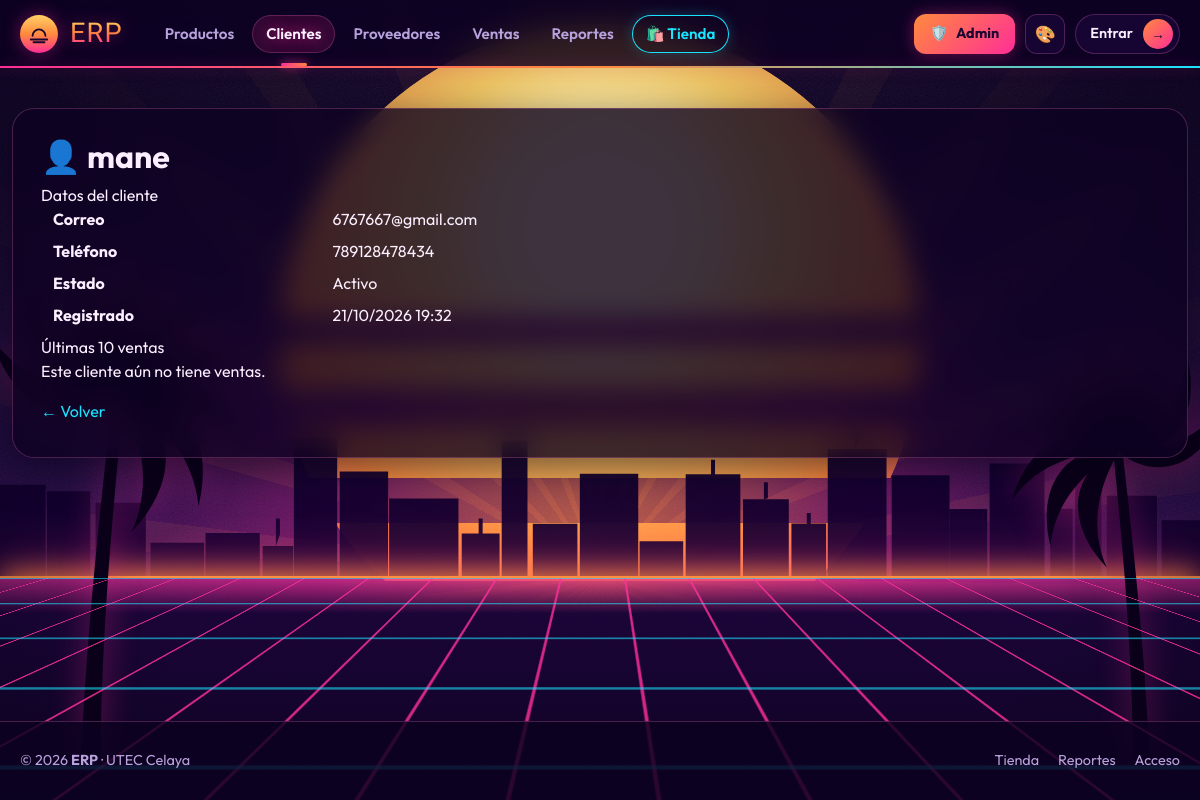
The app's page /clientes/3/, older data.
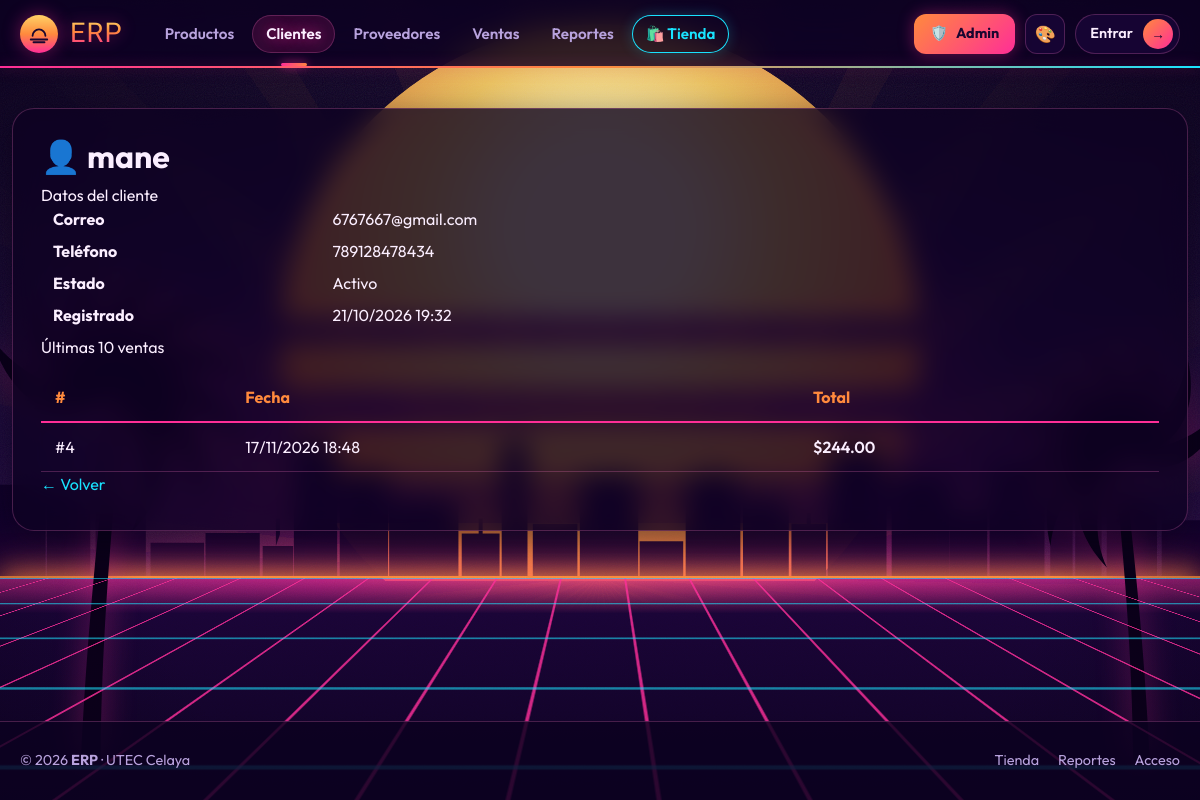
The same page, newer data.
### ventas/models.py (models this page shows, shortened)
class Venta(models.Model):
    cliente = models.ForeignKey(
        Cliente,
        on_delete=models.PROTECT,      # D-03: no borrar cliente con ventas
        related_name='ventas',
        verbose_name='Cliente'
    )
    fecha   = models.DateTimeField(
        auto_now_add=True, verbose_name='Fecha'
    )
    class Meta:
        verbose_name        = 'Venta'
        verbose_name_plural = 'Ventas'
        ordering            = ['-fecha']
    @property
    def total(self) -> Decimal:
        return sum(
            (d.subtotal for d in self.detalles.all()),
            Decimal('0.00')        # valor inicial para venta sin detalles
        )

class DetalleVenta(models.Model):
    venta           = models.ForeignKey(
        Venta,
        on_delete=models.CASCADE,      # borrar Venta → borrar sus líneas
        related_name='detalles',
        verbose_name='Venta'
    )
    producto        = models.ForeignKey(
        Producto,
        on_delete=models.PROTECT,      # D-05: no borrar producto con ventas
        related_name='detalles_venta',
        verbose_name='Producto'
    )
    cantidad        = models.PositiveIntegerField(
        verbose_name='Cantidad'
    )
    precio_unitario = models.DecimalField(
        max_digits=10,
        decimal_places=2,
        verbose_name='Precio unitario',
        help_text='Precio al momento de la venta (D-06).'
    )
    class Meta:
        verbose_name        = 'Detalle de venta'
        verbose_name_plural = 'Detalles de venta'
    @property
    def subtotal(self) -> Decimal:
        return self.precio_unitario * self.cantidad

### clientes/views.py (the view)
# urls.py: path('<int:cliente_id>/', views.ClienteDetailView.as_view(), name='detalle'),
class ClienteDetailView(DetailView):
    model               = Cliente
    template_name       = 'clientes/detalle.html'
    context_object_name = 'cliente'
    pk_url_kwarg        = 'cliente_id'
    def get_context_data(self, **kwargs):
        ctx = super().get_context_data(**kwargs)
        ctx['ventas'] = (
            self.object.ventas
            .order_by('-fecha')[:10]   # últimas 10 ventas
        )
        return ctx

### clientes/templates/clientes/detalle.html (shortened to what this page needs)
{% extends "base.html" %}
{% block nav_clientes %}active{% endblock %}
{% block content %}
<div class="erp-page-title">
    <h2>👤 {{ cliente.nombre }}</h2>
</div>
<div class="erp-card">
    <div class="erp-card-header">Datos del cliente</div>
    <dl class="row" style="margin:0;">
        <dt class="col-sm-3">Correo</dt>
        <dd class="col-sm-9">{{ cliente.correo }}</dd>
        <dt class="col-sm-3">Teléfono</dt>
        <dd class="col-sm-9">{{ cliente.telefono|default:"—" }}</dd>
        <dt class="col-sm-3">Estado</dt>
        <dd class="col-sm-9">
            {% if cliente.activo %}
                <span class="badge-erp-active">Activo</span>
            {% else %}
                <span class="badge-erp-inactive">Inactivo</span>
            {% endif %}
        </dd>
        <dt class="col-sm-3">Registrado</dt>
        <dd class="col-sm-9">{{ cliente.creado|date:"d/m/Y H:i" }}</dd>
    </dl>
</div>
<div class="erp-card">
    <div class="erp-card-header">Últimas 10 ventas</div>
    {% if ventas %}
    <table class="erp-table">
        <thead>
            <tr><th>#</th><th>Fecha</th><th>Total</th></tr>
        </thead>
        <tbody>
            {% for v in ventas %}
            <tr>
                <td>
                    <a href="{% url 'ventas:detalle' v.pk %}"
                       style="color:var(--clr-royal);">#{{ v.pk }}</a>
                </td>
                <td>{{ v.fecha|date:"d/m/Y H:i" }}</td>
                <td style="color:var(--clr-gold);font-weight:600;">
                    ${{ v.total }}
                </td>
            </tr>
            {% endfor %}
        </tbody>
    </table>
    {% else %}
    <p style="color:var(--clr-muted);">Este cliente aún no tiene ventas.</p>
    {% endif %}
</div>
<a href="{% url 'clientes:lista' %}" class="btn-erp-primary">← Volver</a>
{% endblock %}

Row changes from the older to the newer data that the page shows:
added Venta: pk "4", fecha "17/11/2026 18:48", total "244.00"
Text that changed along with them:
text no longer shown: "Este cliente aún no tiene ventas."
text now shown: "# Fecha Total"
